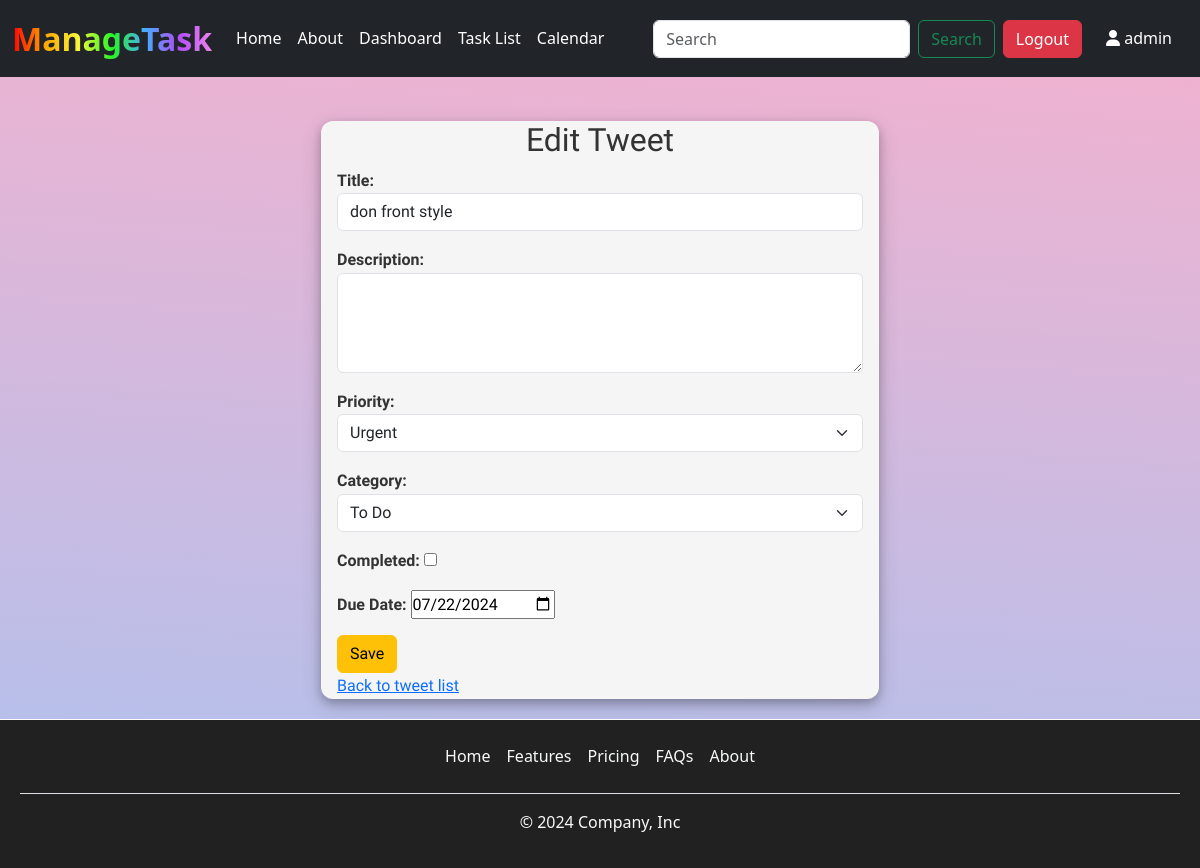
Screenshot of /home/39/task_update/ (signed in) with the database file from the repository.
### taskmanage/models.py (models this page shows, shortened)
class Task(models.Model):
    user = models.ForeignKey(User,on_delete=models.CASCADE)
    title = models.CharField(max_length=200)
    description = models.TextField(blank=True,null=True)
    priority = models.ForeignKey(Priority, on_delete=models.CASCADE,default=1)
    category = models.ForeignKey(Category, on_delete=models.CASCADE,default=1)
    completed = models.BooleanField(default=False)
    due_date = models.DateField(null=True,blank=True)
    created_at = models.DateTimeField(default=timezone.now)
    updated_at = models.DateTimeField(auto_now=True)

### taskmanage/views.py (the view)
# urls.py: path('<int:task_id>/task_update/',views.task_update,name='task_update'),
@login_required
def task_update(request,task_id):
    task = get_object_or_404(Task,pk = task_id, user = request.user)
    if request.method == 'POST':
        form = TaskForm(request.POST,request.FILES,instance=task)
        if form.is_valid():
            task = form.save(commit=False)
            task.user = request.user
            task.save()
            return redirect('task_list')
    else:
        form = TaskForm(instance=task)
    return render(request,'task_update.html',{'form':form})

### taskmanage/forms.py
class TaskForm(forms.ModelForm):
    class Meta:
        model = Task
        fields = ['title','description','priority','category','completed','due_date']
        widgets = {
            'title': forms.TextInput(attrs={'class': 'form-control', 'placeholder':'Title'}),
            'description': forms.Textarea(attrs={'class': 'form-control descrip'}),
            'priority': forms.Select(attrs={'class': 'form-select'}),
            'category': forms.Select(attrs={'class': 'form-select'}),
            'due_date': forms.DateInput(attrs={'class': 'form-control'}),
        }
    due_date = forms.DateField(
        widget=forms.DateInput(attrs={'type': 'date'}),
        input_formats=['%Y-%m-%d', '%m/%d/%Y', '%m-%d-%Y'],
        label='Due Date'
    )

### taskmanage/models.py (called while the page is built)
    def __str__(self):
        return self.name

    def __str__(self):
        return self.category_name

### taskmanage/templates/task_update.html (shortened to what this page needs)
{% extends "layouts.html" %}
{% load static %}
{% load widget_tweaks %}
{% block content %}
<div class="dashboard">
    <div class="container mt-4 taskbtn">
        <div class="taskbtn1">
            <div class="heading">
                <h2>{% if form.instance.pk %}Edit Tweet {% else %}Task {% endif %}</h2>
            </div>
            <div class="form-group mx-3">
                <form method="post" enctype="multipart/form-data" class="form">
                    {{form.as_p}}
                    <button class="btn btn-warning" type="submit">Save</button>
                </form>
                <a href="{% url 'task_list' %}">Back to tweet list</a>
            </div>
        </div>
    </div>
</div>
{% endblock %}

### taskmanage/templates/layouts.html (shortened to what this page needs)
<!DOCTYPE html>
<html lang="en" data-bs-theme="light">
<head>
    {% load static %}
    <link href="https://cdn.jsdelivr.net/npm/bootstrap@5.3.3/dist/css/bootstrap.min.css" rel="stylesheet"
>
    <link rel="stylesheet" href="{% static 'css/style.css' %}">
    <link rel="stylesheet" href="https://cdnjs.cloudflare.com/ajax/libs/font-awesome/6.2.0/css/all.min.css" />
    <link href='https://cdn.jsdelivr.net/npm/fullcalendar@5.10.1/main.min.css' rel='stylesheet' />
</head>
<body>
    <div class="main">
        <nav class="navbar navbar-dark bg-dark navbar-expand-lg ">
            <div class="container-fluid">
                <a class="navbar-brand rainbow-text" href="{% url 'home' %}">ManageTask</a>
                <div class="collapse navbar-collapse" id="navbarSupportedContent">
                    <ul class="navbar-nav me-auto mb-2 mb-lg-0 ">
                        <li class="nav-item">
                            <a class="nav-link {% if request.resolver_match.url_name == 'home' %}active{% endif %}"  href="{% url 'home' %}">Home</a>
                        </li>
                        <li class="nav-item">
                            <a class="nav-link {% if request.resolver_match.url_name == 'about' %}active{% endif %}"  href="{% url 'about' %}">About</a>
                        </li>
                        <li class="nav-item">
                            <a class="nav-link {% if request.resolver_match.url_name == 'dashboard' %}active{% endif %}" href="{% url 'dashboard' %}">Dashboard</a>
                        </li>
                        <li class="nav-item">
                            <a class="nav-link {% if request.resolver_match.url_name == 'task_list' %}active{% endif %}"  href="{% url 'task_list' %}">Task List</a>
                        </li>
                        <li class="nav-item">
                            <a class="nav-link {% if request.resolver_match.url_name == 'task_event_view' %}active{% endif %}" href="{% url 'task_event_view' %}">Calendar</a>
                        </li>
                    </ul>
                    <form class="d-flex" role="search">
                        <input class="form-control me-2" name="q" type="search" placeholder="Search" aria-label="Search">
                        <button class="btn btn-outline-success" type="submit">Search</button>
                    </form>
                    {% if user.is_authenticated %}
                    <form method="post" action="{% url 'logout' %}">
                        <button class="btn btn-danger mx-2" type="submit">Logout</button>
                    </form>
                    <a class="user1"><i class="fa-solid fa-user"></i> {{user}}</a>
                    {% else %}
                    <a href="{% url 'register' %}" class="btn btn-primary mx-2">Register</a>
                    <a href="{% url 'login' %}" class="btn btn-success mx-2">Login</a>
                    {% endif %}
                </div>
            </div>
        </nav>
        <div class="container-main">
            {% block content%}
            {% endblock %}
        </div>
        <footer class="py-3">
            <ul class="nav justify-content-center border-bottom pb-3 mb-3 ">
                <li class="nav-item"><a href="#" class="nav-link px-2 text-light">Home</a></li>
                <li class="nav-item"><a href="#" class="nav-link px-2 text-light">Features</a></li>
                <li class="nav-item"><a href="#" class="nav-link px-2 text-light">Pricing</a></li>
                <li class="nav-item"><a href="#" class="nav-link px-2 text-light">FAQs</a></li>
                <li class="nav-item"><a href="#" class="nav-link px-2 text-light">About</a></li>
            </ul>
            <p class="text-center text-light">© 2024 Company, Inc</p><p class="visit">{% if user.is_authenticated %}{% else %}Total visits: {{ visit_count }}{% endif %}</p>
        </footer>
    </div>
</body>
</html>

### static/css/style.css (style rules this page uses)
* { margin: 0; padding: 0; box-sizing: border-box; }
body { color: #333; line-height: 1.6; }
.user1 { color: white; text-decoration: none; margin: 1rem; }
.main { display: flex; flex-direction: column; min-height: 100vh; background: rgb(2,0,36); background: linear-gradient(4deg, rgba(2,0,36,1) 0%, rgb(172, 194, 239) 0%, rgba(245,177,206,1) 100%); }
.dashboard { flex: 1; padding: 20px; }
footer { width: 100%; background-color: #212121; padding: 20px; text-align: center; border-top: 1px solid #fffcfc; margin-top: auto; z-index: 1; position: relative; }
.rainbow-text { background-image: linear-gradient(to left, violet, rgb(177, 77, 249), rgb(71, 171, 252), rgb(40, 243, 40), rgb(247, 247, 59), orange, red); -webkit-background-clip: text; background-clip: text; -webkit-text-fill-color: transparent; font-weight: bolder; font-size: xx-large; }
.container { font-family: "Ubuntu", sans-serif; }
.taskbtn { display: flex; justify-content: center; }
.taskbtn1 { width: 50%; background-color: whitesmoke; border-radius: 12px; box-shadow: 0 4px 8px 0 rgba(0, 0, 0, 0.2), 0 6px 20px 0 rgba(0, 0, 0, 0.19); }
.heading { text-align: center; }
textarea { height: 100px; }
label { font-weight: 600; }
html { scroll-behavior: smooth; }
.navbar a { color: #fff; }

### rows the page displays
Task: title "don front style", priority "Urgent", category "To Do", due_date "07/22/2024"

### other values shown
{{ user }} "admin"
